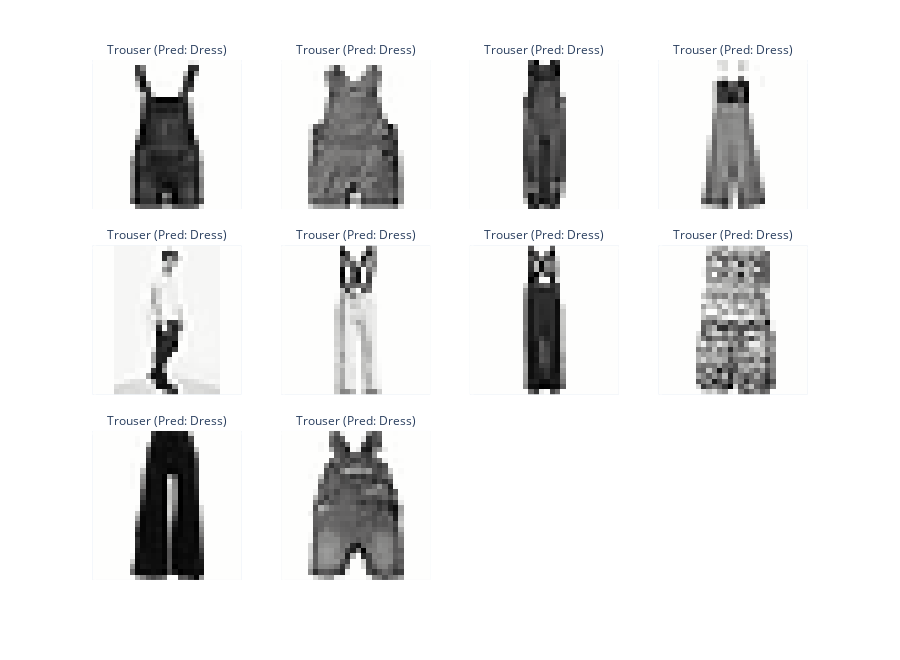

The notebook cell this image was saved under:
### Markdown cell above
<!-- END QUESTION -->

### Problem 3i: Investigating Class Confusion for "Trouser"

Now let's look at cases where the model is confidently incorrect. 

**Task:** For the `Trouser` class, visualize the 10 images from the test set which are incorrectly classified as `Dress` but have the highest confience and answer the question below.

### Code cell
# TODO: Visualize 10 images from the `test_set` whose true label is `Trouser` that the model incorrectly classified as `Dress` with high confidence
test_df_trouser = test_df[test_df['label'] == 'Trouser']

# Find high confidence incorrect predictions (confident but() wrong)
high_conf_incorrect = test_df_trouser[test_df_trouser['predicted_label'] == 'Dress'].sort_values(by='confidence', ascending=False)

# Visualize high confidence incorrect predictions
show_labels = [f"{label} (Pred: {predicted_label})" for label, predicted_label in zip(high_conf_incorrect["label"], high_conf_incorrect["predicted_label"])]
fig = show_images(np.stack(high_conf_incorrect['image']), ncols=4, max_images=10, labels=show_labels, reshape=True)
fig.show()

### Figure 1 — Plotly figure (JSON) as saved in the notebook; plotly's stock layout.template omitted (floating-point values rounded to 4 significant figures; data arrays with more than 128 entries replaced by an {"elided": "..."} marker saying what was removed)
{"data": [{"coloraxis": "coloraxis", "hovertemplate": "x: %{x}<br>y: %{y}<br>color: %{z}<extra></extra>", "name": "0", "type": "heatmap", "xaxis": "x9", "yaxis": "y9", "z": {"elided": "28x28 float values"}}, {"coloraxis": "coloraxis", "hovertemplate": "x: %{x}<br>y: %{y}<br>color: %{z}<extra></extra>", "name": "1", "type": "heatmap", "xaxis": "x10", "yaxis": "y10", "z": {"elided": "28x28 float values"}}, {"coloraxis": "coloraxis", "hovertemplate": "x: %{x}<br>y: %{y}<br>color: %{z}<extra></extra>", "name": "2", "type": "heatmap", "xaxis": "x11", "yaxis": "y11", "z": {"elided": "28x28 float values"}}, {"coloraxis": "coloraxis", "hovertemplate": "x: %{x}<br>y: %{y}<br>color: %{z}<extra></extra>", "name": "3", "type": "heatmap", "xaxis": "x12", "yaxis": "y12", "z": {"elided": "28x28 float values"}}, {"coloraxis": "coloraxis", "hovertemplate": "x: %{x}<br>y: %{y}<br>color: %{z}<extra></extra>", "name": "4", "type": "heatmap", "xaxis": "x5", "yaxis": "y5", "z": {"elided": "28x28 float values"}}, {"coloraxis": "coloraxis", "hovertemplate": "x: %{x}<br>y: %{y}<br>color: %{z}<extra></extra>", "name": "5", "type": "heatmap", "xaxis": "x6", "yaxis": "y6", "z": {"elided": "28x28 float values"}}, {"coloraxis": "coloraxis", "hovertemplate": "x: %{x}<br>y: %{y}<br>color: %{z}<extra></extra>", "name": "6", "type": "heatmap", "xaxis": "x7", "yaxis": "y7", "z": {"elided": "28x28 float values"}}, {"coloraxis": "coloraxis", "hovertemplate": "x: %{x}<br>y: %{y}<br>color: %{z}<extra></extra>", "name": "7", "type": "heatmap", "xaxis": "x8", "yaxis": "y8", "z": {"elided": "28x28 float values"}}, {"coloraxis": "coloraxis", "hovertemplate": "x: %{x}<br>y: %{y}<br>color: %{z}<extra></extra>", "name": "8", "type": "heatmap", "xaxis": "x", "yaxis": "y", "z": {"elided": "28x28 float values"}}, {"coloraxis": "coloraxis", "hovertemplate": "x: %{x}<br>y: %{y}<br>color: %{z}<extra></extra>", "name": "9", "type": "heatmap", "xaxis": "x2", "yaxis": "y2", "z": {"elided": "28x28 float values"}}], "layout": {"annotations": [{"font": {}, "showarrow": false, "text": "Trouser (Pred: Dress)", "x": 0.1175, "xanchor": "center", "xref": "paper", "y": 0.2867, "yanchor": "bottom", "yref": "paper"}, {"font": {}, "showarrow": false, "text": "Trouser (Pred: Dress)", "x": 0.3725, "xanchor": "center", "xref": "paper", "y": 0.2867, "yanchor": "bottom", "yref": "paper"}, {"font": {}, "showarrow": false, "text": "Trouser (Pred: Dress)", "x": 0.1175, "xanchor": "center", "xref": "paper", "y": 0.6433, "yanchor": "bottom", "yref": "paper"}, {"font": {}, "showarrow": false, "text": "Trouser (Pred: Dress)", "x": 0.3725, "xanchor": "center", "xref": "paper", "y": 0.6433, "yanchor": "bottom", "yref": "paper"}, {"font": {}, "showarrow": false, "text": "Trouser (Pred: Dress)", "x": 0.6275, "xanchor": "center", "xref": "paper", "y": 0.6433, "yanchor": "bottom", "yref": "paper"}, {"font": {}, "showarrow": false, "text": "Trouser (Pred: Dress)", "x": 0.8825, "xanchor": "center", "xref": "paper", "y": 0.6433, "yanchor": "bottom", "yref": "paper"}, {"font": {}, "showarrow": false, "text": "Trouser (Pred: Dress)", "x": 0.1175, "xanchor": "center", "xref": "paper", "y": 1.0, "yanchor": "bottom", "yref": "paper"}, {"font": {}, "showarrow": false, "text": "Trouser (Pred: Dress)", "x": 0.3725, "xanchor": "center", "xref": "paper", "y": 1.0, "yanchor": "bottom", "yref": "paper"}, {"font": {}, "showarrow": false, "text": "Trouser (Pred: Dress)", "x": 0.6275, "xanchor": "center", "xref": "paper", "y": 1.0, "yanchor": "bottom", "yref": "paper"}, {"font": {}, "showarrow": false, "text": "Trouser (Pred: Dress)", "x": 0.8825, "xanchor": "center", "xref": "paper", "y": 1.0, "yanchor": "bottom", "yref": "paper"}], "coloraxis": {"colorscale": [[0, "rgb(254, 254, 253)"], [0.09091, "rgb(224, 224, 223)"], [0.1818, "rgb(197, 197, 195)"], [0.2727, "rgb(171, 171, 170)"], [0.3636, "rgb(146, 146, 145)"], [0.4545, "rgb(124, 123, 122)"], [0.5455, "rgb(102, 101, 101)"], [0.6364, "rgb(81, 80, 80)"], [0.7273, "rgb(59, 59, 59)"], [0.8182, "rgb(38, 38, 38)"], [0.9091, "rgb(16, 16, 16)"], [1, "rgb(0, 0, 0)"]], "showscale": false}, "height": 660, "margin": {"t": 60}, "xaxis": {"anchor": "y", "constrain": "domain", "domain": [0, 0.235], "scaleanchor": "y", "showgrid": false, "showticklabels": false}, "xaxis10": {"anchor": "y10", "domain": [0.255, 0.49], "matches": "x", "showgrid": false, "showticklabels": false}, "xaxis11": {"anchor": "y11", "domain": [0.51, 0.745], "matches": "x", "showgrid": false, "showticklabels": false}, "xaxis12": {"anchor": "y12", "domain": [0.765, 1.0], "matches": "x", "showgrid": false, "showticklabels": false}, "xaxis2": {"anchor": "y2", "domain": [0.255, 0.49], "matches": "x", "showgrid": false, "showticklabels": false}, "xaxis3": {"anchor": "y3", "domain": [0.51, 0.745], "matches": "x", "showgrid": false, "showticklabels": false}, "xaxis4": {"anchor": "y4", "domain": [0.765, 1.0], "matches": "x", "showgrid": false, "showticklabels": false}, "xaxis5": {"anchor": "y5", "domain": [0, 0.235], "matches": "x", "showgrid": false, "showticklabels": false}, "xaxis6": {"anchor": "y6", "domain": [0.255, 0.49], "matches": "x", "showgrid": false, "showticklabels": false}, "xaxis7": {"anchor": "y7", "domain": [0.51, 0.745], "matches": "x", "showgrid": false, "showticklabels": false}, "xaxis8": {"anchor": "y8", "domain": [0.765, 1.0], "matches": "x", "showgrid": false, "showticklabels": false}, "xaxis9": {"anchor": "y9", "domain": [0, 0.235], "matches": "x", "showgrid": false, "showticklabels": false}, "yaxis": {"anchor": "x", "autorange": "reversed", "constrain": "domain", "domain": [0, 0.2867], "showgrid": false, "showticklabels": false}, "yaxis10": {"anchor": "x10", "domain": [0.7133, 1.0], "matches": "y", "showgrid": false, "showticklabels": false}, "yaxis11": {"anchor": "x11", "domain": [0.7133, 1.0], "matches": "y", "showgrid": false, "showticklabels": false}, "yaxis12": {"anchor": "x12", "domain": [0.7133, 1.0], "matches": "y", "showgrid": false, "showticklabels": false}, "yaxis2": {"anchor": "x2", "domain": [0, 0.2867], "matches": "y", "showgrid": false, "showticklabels": false}, "yaxis3": {"anchor": "x3", "domain": [0, 0.2867], "matches": "y", "showgrid": false, "showticklabels": false}, "yaxis4": {"anchor": "x4", "domain": [0, 0.2867], "matches": "y", "showgrid": false, "showticklabels": false}, "yaxis5": {"anchor": "x5", "domain": [0.3567, 0.6433], "matches": "y", "showgrid": false, "showticklabels": false}, "yaxis6": {"anchor": "x6", "domain": [0.3567, 0.6433], "matches": "y", "showgrid": false, "showticklabels": false}, "yaxis7": {"anchor": "x7", "domain": [0.3567, 0.6433], "matches": "y", "showgrid": false, "showticklabels": false}, "yaxis8": {"anchor": "x8", "domain": [0.3567, 0.6433], "matches": "y", "showgrid": false, "showticklabels": false}, "yaxis9": {"anchor": "x9", "domain": [0.7133, 1.0], "matches": "y", "showgrid": false, "showticklabels": false}}}
